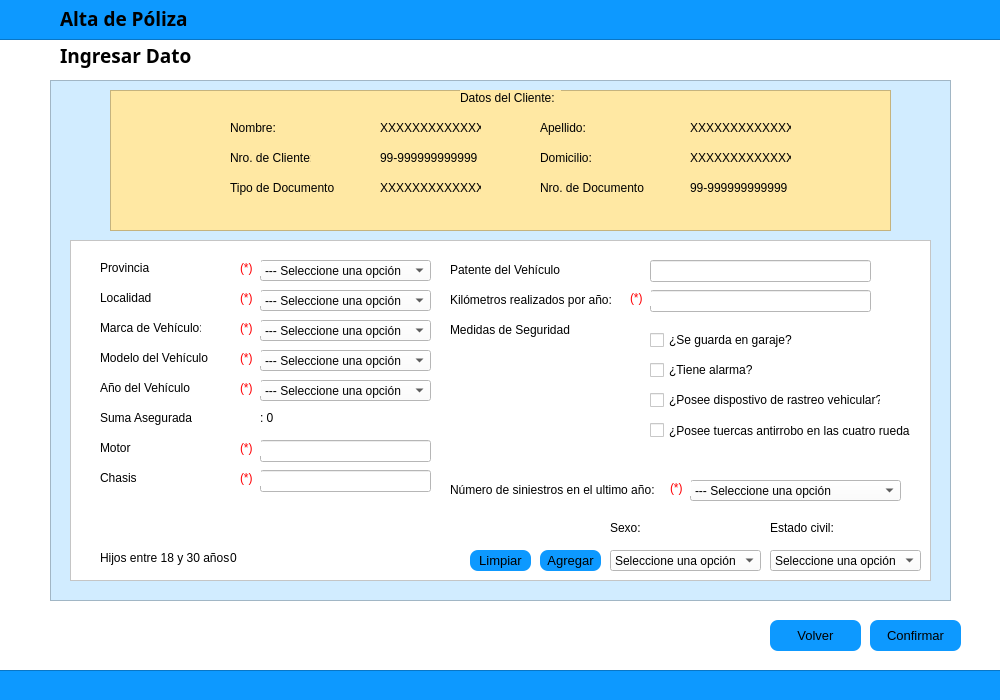
<?xml version="1.0" encoding="UTF-8"?>
<ui version="4.0">
 <class>ingreso_datos_poliza</class>
 <widget class="QDialog" name="ingreso_datos_poliza">
  <property name="geometry">
   <rect>
    <x>0</x>
    <y>0</y>
    <width>1000</width>
    <height>700</height>
   </rect>
  </property>
  <property name="minimumSize">
   <size>
    <width>1000</width>
    <height>700</height>
   </size>
  </property>
  <property name="maximumSize">
   <size>
    <width>1000</width>
    <height>700</height>
   </size>
  </property>
  <property name="windowTitle">
   <string>Ingresar Datos:</string>
  </property>
  <property name="styleSheet">
   <string notr="true">background-color: rgb(255, 255, 255);</string>
  </property>
  <widget class="QPushButton" name="btnVolver">
   <property name="geometry">
    <rect>
     <x>770</x>
     <y>620</y>
     <width>91</width>
     <height>31</height>
    </rect>
   </property>
   <property name="font">
    <font>
     <pointsize>10</pointsize>
     <weight>50</weight>
     <bold>false</bold>
    </font>
   </property>
   <property name="cursor">
    <cursorShape>PointingHandCursor</cursorShape>
   </property>
   <property name="styleSheet">
    <string notr="true">background-color: rgb(13, 153, 255);
border-radius: 8px;
</string>
   </property>
   <property name="text">
    <string>Volver</string>
   </property>
  </widget>
  <widget class="QPushButton" name="btnConfirmar">
   <property name="geometry">
    <rect>
     <x>870</x>
     <y>620</y>
     <width>91</width>
     <height>31</height>
    </rect>
   </property>
   <property name="font">
    <font>
     <pointsize>10</pointsize>
     <weight>50</weight>
     <bold>false</bold>
    </font>
   </property>
   <property name="cursor">
    <cursorShape>PointingHandCursor</cursorShape>
   </property>
   <property name="styleSheet">
    <string notr="true">background-color: rgb(13, 153, 255);
border-radius: 8px;
</string>
   </property>
   <property name="text">
    <string>Confirmar</string>
   </property>
  </widget>
  <widget class="QFrame" name="frame">
   <property name="geometry">
    <rect>
     <x>50</x>
     <y>80</y>
     <width>901</width>
     <height>521</height>
    </rect>
   </property>
   <property name="styleSheet">
    <string notr="true">background-color: rgb(209, 236, 255);</string>
   </property>
   <property name="frameShape">
    <enum>QFrame::StyledPanel</enum>
   </property>
   <property name="frameShadow">
    <enum>QFrame::Raised</enum>
   </property>
   <widget class="QFrame" name="frame_2">
    <property name="geometry">
     <rect>
      <x>60</x>
      <y>10</y>
      <width>781</width>
      <height>141</height>
     </rect>
    </property>
    <property name="styleSheet">
     <string notr="true">background-color: rgb(255, 232, 163);</string>
    </property>
    <property name="frameShape">
     <enum>QFrame::StyledPanel</enum>
    </property>
    <property name="frameShadow">
     <enum>QFrame::Raised</enum>
    </property>
    <widget class="QLabel" name="label_2">
     <property name="geometry">
      <rect>
       <x>120</x>
       <y>30</y>
       <width>51</width>
       <height>16</height>
      </rect>
     </property>
     <property name="text">
      <string>Nombre:</string>
     </property>
    </widget>
    <widget class="QLabel" name="label_3">
     <property name="geometry">
      <rect>
       <x>120</x>
       <y>60</y>
       <width>81</width>
       <height>16</height>
      </rect>
     </property>
     <property name="text">
      <string>Nro. de Cliente:</string>
     </property>
    </widget>
    <widget class="QLabel" name="label_4">
     <property name="geometry">
      <rect>
       <x>120</x>
       <y>90</y>
       <width>111</width>
       <height>16</height>
      </rect>
     </property>
     <property name="text">
      <string>Tipo de Documento</string>
     </property>
    </widget>
    <widget class="QLabel" name="label_19">
     <property name="geometry">
      <rect>
       <x>350</x>
       <y>0</y>
       <width>101</width>
       <height>16</height>
      </rect>
     </property>
     <property name="text">
      <string>Datos del Cliente:</string>
     </property>
    </widget>
    <widget class="QLabel" name="txtNombre">
     <property name="geometry">
      <rect>
       <x>270</x>
       <y>30</y>
       <width>101</width>
       <height>16</height>
      </rect>
     </property>
     <property name="text">
      <string>XXXXXXXXXXXXX</string>
     </property>
    </widget>
    <widget class="QLabel" name="txtNumeroCliente">
     <property name="geometry">
      <rect>
       <x>270</x>
       <y>60</y>
       <width>101</width>
       <height>16</height>
      </rect>
     </property>
     <property name="text">
      <string>99-999999999999</string>
     </property>
    </widget>
    <widget class="QLabel" name="txtTipoDocumento">
     <property name="geometry">
      <rect>
       <x>270</x>
       <y>90</y>
       <width>101</width>
       <height>16</height>
      </rect>
     </property>
     <property name="text">
      <string>XXXXXXXXXXXXX</string>
     </property>
    </widget>
    <widget class="QLabel" name="txtApellido">
     <property name="geometry">
      <rect>
       <x>580</x>
       <y>30</y>
       <width>101</width>
       <height>16</height>
      </rect>
     </property>
     <property name="text">
      <string>XXXXXXXXXXXXX</string>
     </property>
    </widget>
    <widget class="QLabel" name="label_5">
     <property name="geometry">
      <rect>
       <x>430</x>
       <y>60</y>
       <width>81</width>
       <height>16</height>
      </rect>
     </property>
     <property name="text">
      <string>Domicilio:</string>
     </property>
    </widget>
    <widget class="QLabel" name="txtNumeroDocumento">
     <property name="geometry">
      <rect>
       <x>580</x>
       <y>90</y>
       <width>101</width>
       <height>16</height>
      </rect>
     </property>
     <property name="text">
      <string>99-999999999999</string>
     </property>
    </widget>
    <widget class="QLabel" name="txtDomicilio">
     <property name="geometry">
      <rect>
       <x>580</x>
       <y>60</y>
       <width>101</width>
       <height>16</height>
      </rect>
     </property>
     <property name="text">
      <string>XXXXXXXXXXXXX</string>
     </property>
    </widget>
    <widget class="QLabel" name="label_6">
     <property name="geometry">
      <rect>
       <x>430</x>
       <y>90</y>
       <width>111</width>
       <height>16</height>
      </rect>
     </property>
     <property name="text">
      <string>Nro. de Documento</string>
     </property>
    </widget>
    <widget class="QLabel" name="label_20">
     <property name="geometry">
      <rect>
       <x>430</x>
       <y>30</y>
       <width>51</width>
       <height>16</height>
      </rect>
     </property>
     <property name="text">
      <string>Apellido:</string>
     </property>
    </widget>
   </widget>
   <widget class="QFrame" name="frame_4">
    <property name="geometry">
     <rect>
      <x>20</x>
      <y>160</y>
      <width>861</width>
      <height>341</height>
     </rect>
    </property>
    <property name="styleSheet">
     <string notr="true">background-color: rgb(255, 255, 255);</string>
    </property>
    <property name="frameShape">
     <enum>QFrame::StyledPanel</enum>
    </property>
    <property name="frameShadow">
     <enum>QFrame::Raised</enum>
    </property>
    <widget class="QLabel" name="labelProvin">
     <property name="geometry">
      <rect>
       <x>30</x>
       <y>20</y>
       <width>101</width>
       <height>16</height>
      </rect>
     </property>
     <property name="text">
      <string>Provincia</string>
     </property>
    </widget>
    <widget class="QLabel" name="labelLocal">
     <property name="geometry">
      <rect>
       <x>30</x>
       <y>50</y>
       <width>101</width>
       <height>16</height>
      </rect>
     </property>
     <property name="text">
      <string>Localidad</string>
     </property>
    </widget>
    <widget class="QLabel" name="labelMarca">
     <property name="geometry">
      <rect>
       <x>30</x>
       <y>80</y>
       <width>101</width>
       <height>16</height>
      </rect>
     </property>
     <property name="text">
      <string>Marca de Vehículo:</string>
     </property>
    </widget>
    <widget class="QLabel" name="labelKilometros">
     <property name="geometry">
      <rect>
       <x>380</x>
       <y>50</y>
       <width>171</width>
       <height>20</height>
      </rect>
     </property>
     <property name="text">
      <string>Kilómetros realizados por año:</string>
     </property>
    </widget>
    <widget class="QLabel" name="labelPatente">
     <property name="geometry">
      <rect>
       <x>380</x>
       <y>20</y>
       <width>131</width>
       <height>20</height>
      </rect>
     </property>
     <property name="text">
      <string>Patente del Vehículo</string>
     </property>
    </widget>
    <widget class="QLineEdit" name="txtKilometrosAnio">
     <property name="geometry">
      <rect>
       <x>580</x>
       <y>50</y>
       <width>221</width>
       <height>22</height>
      </rect>
     </property>
     <property name="styleSheet">
      <string notr="true">border-color: rgb(0, 0, 0) ;
</string>
     </property>
    </widget>
    <widget class="QLabel" name="labelModel">
     <property name="geometry">
      <rect>
       <x>30</x>
       <y>110</y>
       <width>111</width>
       <height>16</height>
      </rect>
     </property>
     <property name="text">
      <string>Modelo del Vehículo</string>
     </property>
    </widget>
    <widget class="QLabel" name="labelAnnoVe">
     <property name="geometry">
      <rect>
       <x>30</x>
       <y>140</y>
       <width>101</width>
       <height>16</height>
      </rect>
     </property>
     <property name="text">
      <string>Año del Vehículo</string>
     </property>
    </widget>
    <widget class="QLabel" name="labelSumaAs">
     <property name="geometry">
      <rect>
       <x>30</x>
       <y>170</y>
       <width>101</width>
       <height>16</height>
      </rect>
     </property>
     <property name="text">
      <string>Suma Asegurada</string>
     </property>
    </widget>
    <widget class="QLineEdit" name="txtChasis">
     <property name="geometry">
      <rect>
       <x>190</x>
       <y>230</y>
       <width>171</width>
       <height>22</height>
      </rect>
     </property>
     <property name="styleSheet">
      <string notr="true">border-color: rgb(0, 0, 0) ;
</string>
     </property>
    </widget>
    <widget class="QLabel" name="label_15">
     <property name="geometry">
      <rect>
       <x>30</x>
       <y>200</y>
       <width>101</width>
       <height>16</height>
      </rect>
     </property>
     <property name="text">
      <string>Motor</string>
     </property>
    </widget>
    <widget class="QLabel" name="labelChasis">
     <property name="geometry">
      <rect>
       <x>30</x>
       <y>230</y>
       <width>101</width>
       <height>16</height>
      </rect>
     </property>
     <property name="text">
      <string>Chasis</string>
     </property>
    </widget>
    <widget class="QLineEdit" name="txtMotor">
     <property name="geometry">
      <rect>
       <x>190</x>
       <y>200</y>
       <width>171</width>
       <height>22</height>
      </rect>
     </property>
     <property name="styleSheet">
      <string notr="true">border-color: rgb(0, 0, 0) ;
</string>
     </property>
    </widget>
    <widget class="QComboBox" name="cbProvincia">
     <property name="geometry">
      <rect>
       <x>190</x>
       <y>20</y>
       <width>171</width>
       <height>21</height>
      </rect>
     </property>
     <property name="font">
      <font>
       <pointsize>9</pointsize>
      </font>
     </property>
     <item>
      <property name="text">
       <string>--- Seleccione una opción</string>
      </property>
     </item>
    </widget>
    <widget class="QComboBox" name="cbLocalidad">
     <property name="geometry">
      <rect>
       <x>190</x>
       <y>50</y>
       <width>171</width>
       <height>21</height>
      </rect>
     </property>
     <property name="font">
      <font>
       <pointsize>9</pointsize>
      </font>
     </property>
     <item>
      <property name="text">
       <string>--- Seleccione una opción</string>
      </property>
     </item>
    </widget>
    <widget class="QComboBox" name="cbMarcaVehiculo">
     <property name="geometry">
      <rect>
       <x>190</x>
       <y>80</y>
       <width>171</width>
       <height>21</height>
      </rect>
     </property>
     <property name="font">
      <font>
       <pointsize>9</pointsize>
      </font>
     </property>
     <item>
      <property name="text">
       <string>--- Seleccione una opción</string>
      </property>
     </item>
    </widget>
    <widget class="QComboBox" name="cbModeloVehiculo">
     <property name="geometry">
      <rect>
       <x>190</x>
       <y>110</y>
       <width>171</width>
       <height>21</height>
      </rect>
     </property>
     <property name="font">
      <font>
       <pointsize>9</pointsize>
      </font>
     </property>
     <item>
      <property name="text">
       <string>--- Seleccione una opción</string>
      </property>
     </item>
    </widget>
    <widget class="QLabel" name="labelHijos">
     <property name="geometry">
      <rect>
       <x>30</x>
       <y>310</y>
       <width>131</width>
       <height>16</height>
      </rect>
     </property>
     <property name="text">
      <string>Hijos entre 18 y 30 años:</string>
     </property>
    </widget>
    <widget class="QPushButton" name="btnLimpiar">
     <property name="geometry">
      <rect>
       <x>400</x>
       <y>310</y>
       <width>61</width>
       <height>21</height>
      </rect>
     </property>
     <property name="font">
      <font>
       <pointsize>10</pointsize>
       <weight>50</weight>
       <bold>false</bold>
      </font>
     </property>
     <property name="cursor">
      <cursorShape>PointingHandCursor</cursorShape>
     </property>
     <property name="styleSheet">
      <string notr="true">background-color: rgb(13, 153, 255);
border-radius: 8px;
</string>
     </property>
     <property name="text">
      <string>Limpiar</string>
     </property>
    </widget>
    <widget class="QPushButton" name="btnAgregar">
     <property name="geometry">
      <rect>
       <x>470</x>
       <y>310</y>
       <width>61</width>
       <height>21</height>
      </rect>
     </property>
     <property name="font">
      <font>
       <pointsize>10</pointsize>
       <weight>50</weight>
       <bold>false</bold>
      </font>
     </property>
     <property name="cursor">
      <cursorShape>PointingHandCursor</cursorShape>
     </property>
     <property name="styleSheet">
      <string notr="true">background-color: rgb(13, 153, 255);
border-radius: 8px;
</string>
     </property>
     <property name="text">
      <string>Agregar</string>
     </property>
    </widget>
    <widget class="QComboBox" name="cbSexo">
     <property name="geometry">
      <rect>
       <x>540</x>
       <y>310</y>
       <width>151</width>
       <height>21</height>
      </rect>
     </property>
     <property name="font">
      <font>
       <pointsize>9</pointsize>
      </font>
     </property>
     <item>
      <property name="text">
       <string>Seleccione una opción</string>
      </property>
     </item>
    </widget>
    <widget class="QComboBox" name="cbEstadoCivil">
     <property name="geometry">
      <rect>
       <x>700</x>
       <y>310</y>
       <width>151</width>
       <height>21</height>
      </rect>
     </property>
     <property name="font">
      <font>
       <pointsize>9</pointsize>
      </font>
     </property>
     <item>
      <property name="text">
       <string>Seleccione una opción</string>
      </property>
     </item>
    </widget>
    <widget class="QLabel" name="label_28">
     <property name="geometry">
      <rect>
       <x>540</x>
       <y>280</y>
       <width>131</width>
       <height>16</height>
      </rect>
     </property>
     <property name="text">
      <string>Sexo:</string>
     </property>
    </widget>
    <widget class="QLabel" name="label_29">
     <property name="geometry">
      <rect>
       <x>700</x>
       <y>280</y>
       <width>131</width>
       <height>16</height>
      </rect>
     </property>
     <property name="text">
      <string>Estado civil:</string>
     </property>
    </widget>
    <widget class="QComboBox" name="cbNumeroSiniestros">
     <property name="geometry">
      <rect>
       <x>620</x>
       <y>240</y>
       <width>211</width>
       <height>21</height>
      </rect>
     </property>
     <property name="font">
      <font>
       <pointsize>9</pointsize>
      </font>
     </property>
     <item>
      <property name="text">
       <string>--- Seleccione una opción</string>
      </property>
     </item>
    </widget>
    <widget class="QLabel" name="label_30">
     <property name="geometry">
      <rect>
       <x>380</x>
       <y>240</y>
       <width>211</width>
       <height>20</height>
      </rect>
     </property>
     <property name="text">
      <string>Número de siniestros en el ultimo año:</string>
     </property>
    </widget>
    <widget class="QComboBox" name="cbAnioVehiculo">
     <property name="geometry">
      <rect>
       <x>190</x>
       <y>140</y>
       <width>171</width>
       <height>21</height>
      </rect>
     </property>
     <property name="font">
      <font>
       <pointsize>9</pointsize>
      </font>
     </property>
     <property name="editable">
      <bool>false</bool>
     </property>
     <item>
      <property name="text">
       <string>--- Seleccione una opción</string>
      </property>
     </item>
    </widget>
    <widget class="QLineEdit" name="txtPatente">
     <property name="geometry">
      <rect>
       <x>580</x>
       <y>20</y>
       <width>221</width>
       <height>22</height>
      </rect>
     </property>
     <property name="styleSheet">
      <string notr="true">border-color: rgb(0, 0, 0) ;
</string>
     </property>
    </widget>
    <widget class="QLabel" name="label_31">
     <property name="geometry">
      <rect>
       <x>380</x>
       <y>80</y>
       <width>171</width>
       <height>20</height>
      </rect>
     </property>
     <property name="text">
      <string>Medidas de Seguridad</string>
     </property>
    </widget>
    <widget class="QCheckBox" name="chbGaraje">
     <property name="geometry">
      <rect>
       <x>580</x>
       <y>90</y>
       <width>221</width>
       <height>20</height>
      </rect>
     </property>
     <property name="text">
      <string>¿Se guarda en garaje?</string>
     </property>
    </widget>
    <widget class="QCheckBox" name="chbAlarma">
     <property name="geometry">
      <rect>
       <x>580</x>
       <y>120</y>
       <width>221</width>
       <height>20</height>
      </rect>
     </property>
     <property name="text">
      <string>¿Tiene alarma?</string>
     </property>
    </widget>
    <widget class="QCheckBox" name="chbRastreo">
     <property name="geometry">
      <rect>
       <x>580</x>
       <y>150</y>
       <width>231</width>
       <height>20</height>
      </rect>
     </property>
     <property name="text">
      <string>¿Posee dispostivo de rastreo vehicular?</string>
     </property>
    </widget>
    <widget class="QCheckBox" name="chbTuerca">
     <property name="geometry">
      <rect>
       <x>580</x>
       <y>180</y>
       <width>261</width>
       <height>21</height>
      </rect>
     </property>
     <property name="text">
      <string>¿Posee tuercas antirrobo en las cuatro ruedas?</string>
     </property>
    </widget>
    <widget class="QLabel" name="label_32">
     <property name="geometry">
      <rect>
       <x>170</x>
       <y>20</y>
       <width>21</width>
       <height>16</height>
      </rect>
     </property>
     <property name="styleSheet">
      <string notr="true">color: rgb(255, 0, 4);</string>
     </property>
     <property name="text">
      <string>(*)</string>
     </property>
    </widget>
    <widget class="QLabel" name="label_33">
     <property name="geometry">
      <rect>
       <x>170</x>
       <y>50</y>
       <width>21</width>
       <height>16</height>
      </rect>
     </property>
     <property name="styleSheet">
      <string notr="true">color: rgb(255, 0, 4);</string>
     </property>
     <property name="text">
      <string>(*)</string>
     </property>
    </widget>
    <widget class="QLabel" name="label_34">
     <property name="geometry">
      <rect>
       <x>170</x>
       <y>80</y>
       <width>21</width>
       <height>16</height>
      </rect>
     </property>
     <property name="styleSheet">
      <string notr="true">color: rgb(255, 0, 4);</string>
     </property>
     <property name="text">
      <string>(*)</string>
     </property>
    </widget>
    <widget class="QLabel" name="label_35">
     <property name="geometry">
      <rect>
       <x>170</x>
       <y>110</y>
       <width>21</width>
       <height>16</height>
      </rect>
     </property>
     <property name="styleSheet">
      <string notr="true">color: rgb(255, 0, 4);</string>
     </property>
     <property name="text">
      <string>(*)</string>
     </property>
    </widget>
    <widget class="QLabel" name="label_36">
     <property name="geometry">
      <rect>
       <x>170</x>
       <y>140</y>
       <width>21</width>
       <height>16</height>
      </rect>
     </property>
     <property name="styleSheet">
      <string notr="true">color: rgb(255, 0, 4);</string>
     </property>
     <property name="text">
      <string>(*)</string>
     </property>
    </widget>
    <widget class="QLabel" name="label_37">
     <property name="geometry">
      <rect>
       <x>170</x>
       <y>200</y>
       <width>21</width>
       <height>16</height>
      </rect>
     </property>
     <property name="styleSheet">
      <string notr="true">color: rgb(255, 0, 4);</string>
     </property>
     <property name="text">
      <string>(*)</string>
     </property>
    </widget>
    <widget class="QLabel" name="label_38">
     <property name="geometry">
      <rect>
       <x>170</x>
       <y>230</y>
       <width>21</width>
       <height>16</height>
      </rect>
     </property>
     <property name="styleSheet">
      <string notr="true">color: rgb(255, 0, 4);</string>
     </property>
     <property name="text">
      <string>(*)</string>
     </property>
    </widget>
    <widget class="QLabel" name="label_39">
     <property name="geometry">
      <rect>
       <x>560</x>
       <y>50</y>
       <width>21</width>
       <height>16</height>
      </rect>
     </property>
     <property name="styleSheet">
      <string notr="true">color: rgb(255, 0, 4);</string>
     </property>
     <property name="text">
      <string>(*)</string>
     </property>
    </widget>
    <widget class="QLabel" name="label_40">
     <property name="geometry">
      <rect>
       <x>600</x>
       <y>240</y>
       <width>21</width>
       <height>16</height>
      </rect>
     </property>
     <property name="styleSheet">
      <string notr="true">color: rgb(255, 0, 4);</string>
     </property>
     <property name="text">
      <string>(*)</string>
     </property>
    </widget>
    <widget class="QLabel" name="txtCantidadHijos">
     <property name="geometry">
      <rect>
       <x>160</x>
       <y>310</y>
       <width>16</width>
       <height>16</height>
      </rect>
     </property>
     <property name="text">
      <string>0</string>
     </property>
    </widget>
    <widget class="QLabel" name="txtSumaAsegurada">
     <property name="geometry">
      <rect>
       <x>190</x>
       <y>170</y>
       <width>101</width>
       <height>16</height>
      </rect>
     </property>
     <property name="text">
      <string>: 0</string>
     </property>
    </widget>
   </widget>
  </widget>
  <widget class="QFrame" name="frame_7">
   <property name="geometry">
    <rect>
     <x>-20</x>
     <y>-40</y>
     <width>1031</width>
     <height>80</height>
    </rect>
   </property>
   <property name="styleSheet">
    <string notr="true">background-color: rgb(13, 153, 255);</string>
   </property>
   <property name="frameShape">
    <enum>QFrame::StyledPanel</enum>
   </property>
   <property name="frameShadow">
    <enum>QFrame::Raised</enum>
   </property>
   <widget class="QLabel" name="label_17">
    <property name="geometry">
     <rect>
      <x>80</x>
      <y>50</y>
      <width>131</width>
      <height>16</height>
     </rect>
    </property>
    <property name="font">
     <font>
      <family>Segoe UI Semibold</family>
      <pointsize>14</pointsize>
      <weight>75</weight>
      <bold>true</bold>
     </font>
    </property>
    <property name="text">
     <string>Alta de Póliza</string>
    </property>
   </widget>
  </widget>
  <widget class="QFrame" name="frame_3">
   <property name="geometry">
    <rect>
     <x>-20</x>
     <y>670</y>
     <width>1031</width>
     <height>80</height>
    </rect>
   </property>
   <property name="styleSheet">
    <string notr="true">background-color: rgb(13, 153, 255);</string>
   </property>
   <property name="frameShape">
    <enum>QFrame::StyledPanel</enum>
   </property>
   <property name="frameShadow">
    <enum>QFrame::Raised</enum>
   </property>
  </widget>
  <widget class="QLabel" name="label_18">
   <property name="geometry">
    <rect>
     <x>60</x>
     <y>40</y>
     <width>131</width>
     <height>31</height>
    </rect>
   </property>
   <property name="font">
    <font>
     <family>Segoe UI Semibold</family>
     <pointsize>14</pointsize>
     <weight>75</weight>
     <bold>true</bold>
    </font>
   </property>
   <property name="text">
    <string>Ingresar Datos:</string>
   </property>
  </widget>
 </widget>
 <tabstops>
  <tabstop>cbProvincia</tabstop>
  <tabstop>cbLocalidad</tabstop>
  <tabstop>cbMarcaVehiculo</tabstop>
  <tabstop>cbModeloVehiculo</tabstop>
  <tabstop>cbAnioVehiculo</tabstop>
  <tabstop>txtMotor</tabstop>
  <tabstop>txtChasis</tabstop>
  <tabstop>txtPatente</tabstop>
  <tabstop>txtKilometrosAnio</tabstop>
  <tabstop>chbGaraje</tabstop>
  <tabstop>chbAlarma</tabstop>
  <tabstop>chbRastreo</tabstop>
  <tabstop>chbTuerca</tabstop>
  <tabstop>cbNumeroSiniestros</tabstop>
  <tabstop>cbSexo</tabstop>
  <tabstop>cbEstadoCivil</tabstop>
  <tabstop>btnAgregar</tabstop>
  <tabstop>btnLimpiar</tabstop>
  <tabstop>btnVolver</tabstop>
  <tabstop>btnConfirmar</tabstop>
 </tabstops>
 <resources/>
 <connections/>
</ui>
